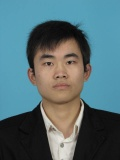
%> input picture 第3章/ysw.jpg, 120 x 160 px
$ octave ysw3_3.m   (GNU Octave 9; MATLAB toolbox functions it lacks are replaced by stand-ins)
%> lines starting %> are read from the running program, lines starting %| are printed output that depends on the picture; in (x1, y1, x2, y2) boxes, pixels count from 0 and x2, y2 are one past the last pixel; in counts of white or black regions, pixels touching at a corner belong together; the program's own positions count from 1
clear
close all;
ps=imread('ysw.jpg'); % 读原始图像
%> ps is the input picture: size 160x120x3 uint8; mean R, G, B 84.3, 109.9, 115.5
figure(1)
imshow(ps)     % 显示原始图像
r = ps(:,:,1); % 红色分量
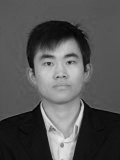
%> r: size 160x120 uint8; min 0, max 236, mean 84.3
g = ps(:,:,2); % 绿色分量
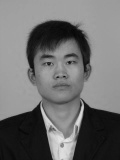
%> g: size 160x120 uint8; min 3, max 231, mean 109.9
b = ps(:,:,3); % 蓝色分量
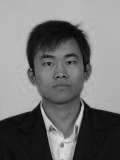
%> b: size 160x120 uint8; min 0, max 225, mean 115.5
rgb = b-g/2-r/2;  % 去除背景
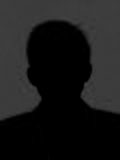
%> rgb: size 160x120 uint8; min 0, max 68, mean 26.7
imshow(rgb)
bw = im2bw(rgb,0.2); % 二值化
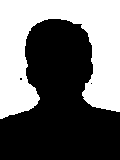
%> bw: size 160x120 logical; 42.4% white; 1 white region, box (x1, y1, x2, y2) and area: (0, 0, 120, 119) 8137
bw = ~bw;   % 取反
bw2 = bwareaopen(bw,30); % 去除小块
%> bw2: size 160x120 logical; 57.6% white; 1 black region, box (x1, y1, x2, y2) and area: (0, 0, 120, 119) 8142
imshow(bw2)
%% 剔除背景后的RGB图像
ps = rgb2gray(ps); % 灰度化
%> ps: size 160x120 uint8
ps = immultiply(ps,bw2); % 去掉背景
figure(2)
imshow(ps);
for i=1:size(ps,1)
    for j=1:size(ps,2)
        if ps(i,j)>0
            ps(i,j)=ps(i,j)+20;
        end
    end
end
imshow(ps)
background=imopen(ps,strel('disk',4));
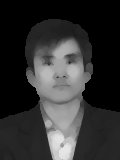
%> background: size 160x120 uint8; min 0, max 229, mean 49.2
figure('color',[1,1,1])
surf(double(background(1:4:end,1:4:end))),zlim([0 256]);
set(gca,'Xdir','reverse');
set(gca,'Ydir','reverse');
box on
grid off
set(gca,'ZTick',zeros(1,0),'YTick',zeros(1,0),'XTick',zeros(1,0))
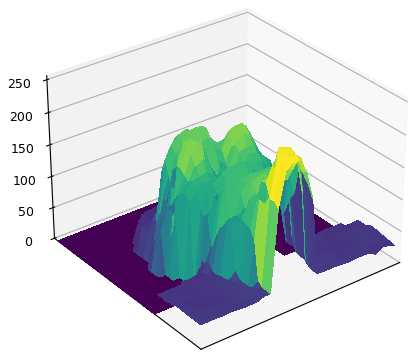
%> figure redrawn from the program's plot data
